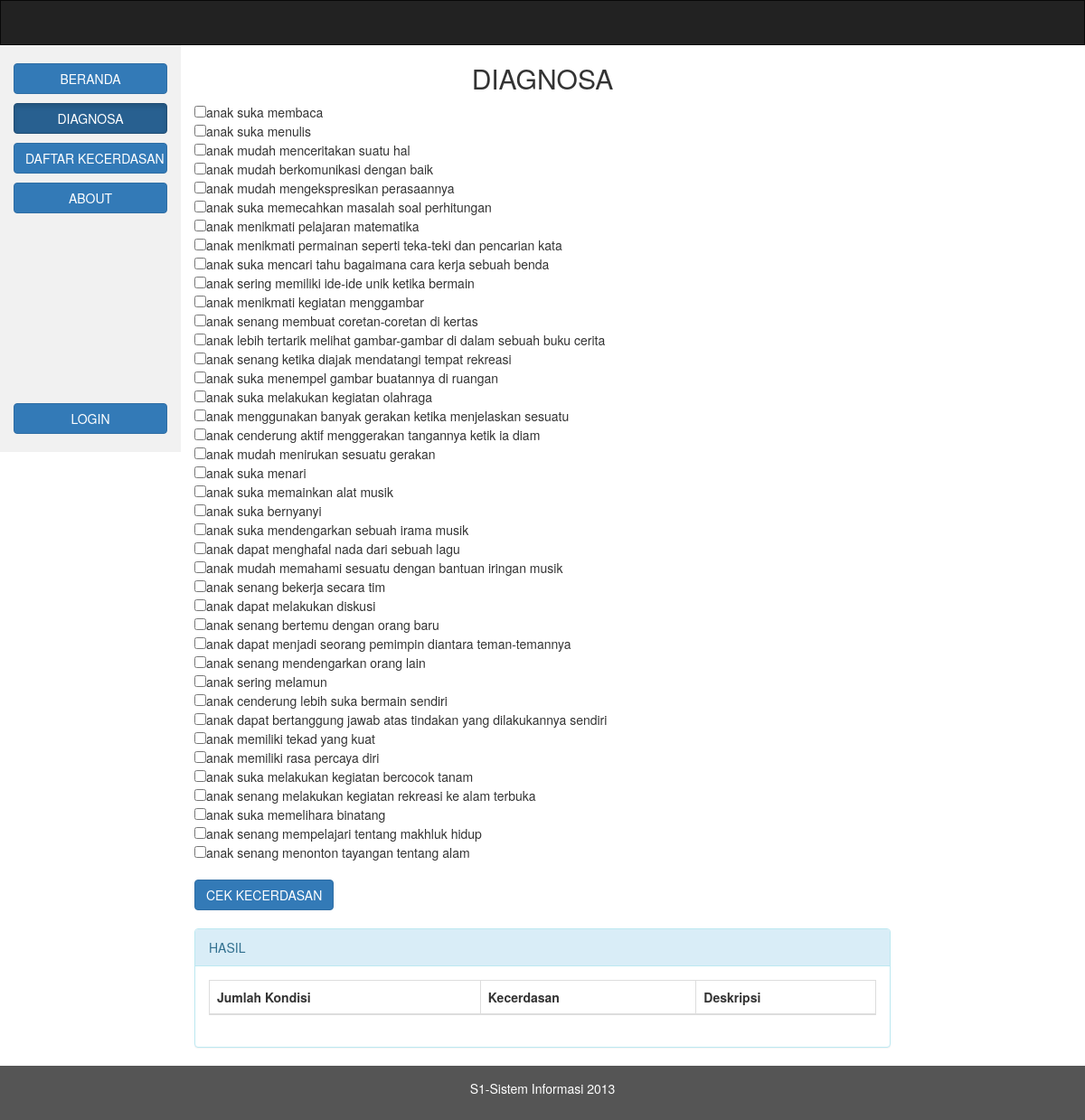
/diagnosa.php, run on the app's committed database.
### tables this page shows
CREATE TABLE `indikasi` (
  `inisialisasi` varchar(2) NOT NULL,
  `kondisi` text NOT NULL,
  `kecerdasan` text NOT NULL
);

### diagnosa.php (the view, shortened to what this page needs)
<?php
include('koneksi.php');
?>
<!DOCTYPE html>
<html lang="en">
<head>
</head>
<body>
<nav class="navbar navbar-inverse">
</nav>
<div class="container-fluid text-center">
  <div class="row content">
    <div class="col-sm-2 sidenav">
      <p><a href="index.php"><button type="button" class="btn btn-primary btn-block">BERANDA</button></a></p>
      <p><a href="diagnosa.php"><button type="button" class="btn btn-primary btn-block active">DIAGNOSA</button></a></p>
      <p><a href="daftarpenyakit.php"><button type="button" class="btn btn-primary btn-block">DAFTAR KECERDASAN</button></a></p>
      <p><a href="about.php"><button type="button" class="btn btn-primary btn-block">ABOUT</button></a></p>
        <br><br><br><br><br><br><br><br><br><br>
      <p><button type="button" class="btn btn-primary btn-block" id="myBtn">LOGIN</button></p>
    </div>
    <div class="col-sm-8 text-left">
      <center><h2>DIAGNOSA</h2></center>
      <form id="form2" name="form2" method="post" action="">
      <?php
         $tampil = "SELECT kondisi FROM indikasi";
          $query= mysqli_query($konek_db,$tampil);
            while($hasil=mysqli_fetch_array($query)){
                echo "<tr>
                <td>
                <input type='checkbox' value='".$hasil['kondisi']."' name='kondisi[]'/>"
                .$hasil['kondisi']."
                </td>
                </tr>"."<br>";
      			}
			?>
        <br>
        <button type="submit" name="submit" onclick="return checkDiagnosa()" class="btn btn-primary">CEK KECERDASAN</button>
        <br><br>
        <div class="panel panel-info">
          <div class="panel-heading">HASIL</div>
          <div class="panel-body">
            <div class="box-body table-responsive">
              <table id="example1" class="table table-bordered table-striped">
                <thead>
                  <tr>
                      <th>Jumlah Kondisi</th>
					            <th>Kecerdasan</th>
                      <th>Deskripsi</th>
                  </tr>
                </thead>
            </table>
            </div>
          </div>
        </div>
      </form>
    </div>
  </div>
</div>
<footer class="container-fluid text-center">
  <p>S1-Sistem Informasi 2013</p>
</footer>
</body>
</html>

### css/style.css (style rules this page uses)
.navbar { margin-bottom: 0; border-radius: 0; }
.row.content { height: 450px }
.sidenav { padding-top: 20px; background-color: #f1f1f1; height: 100%; }
footer { background-color: #555; color: white; padding: 15px; }

### data on the page
indikasi: kondisi "anak suka membaca"
indikasi: kondisi "anak suka menulis"
indikasi: kondisi "anak mudah menceritakan suatu hal"
indikasi: kondisi "anak mudah berkomunikasi dengan baik"
indikasi: kondisi "anak mudah mengekspresikan perasaannya"
indikasi: kondisi "anak suka memecahkan masalah soal perhitungan"
indikasi: kondisi "anak menikmati pelajaran matematika"
indikasi: kondisi "anak menikmati permainan seperti teka-teki dan pencarian kata"
indikasi: kondisi "anak suka mencari tahu bagaimana cara kerja sebuah benda"
indikasi: kondisi "anak sering memiliki ide-ide unik ketika bermain"
indikasi: kondisi "anak menikmati kegiatan menggambar"
indikasi: kondisi "anak senang membuat coretan-coretan di kertas"
indikasi: kondisi "anak lebih tertarik melihat gambar-gambar di dalam sebuah buku cerita"
indikasi: kondisi "anak senang ketika diajak mendatangi tempat rekreasi"
indikasi: kondisi "anak suka menempel gambar buatannya di ruangan"
indikasi: kondisi "anak suka melakukan kegiatan olahraga"
indikasi: kondisi "anak menggunakan banyak gerakan ketika menjelaskan sesuatu"
indikasi: kondisi "anak cenderung aktif menggerakan tangannya ketik ia diam"
indikasi: kondisi "anak mudah menirukan sesuatu gerakan"
indikasi: kondisi "anak suka menari"
indikasi: kondisi "anak suka memainkan alat musik"
indikasi: kondisi "anak suka bernyanyi"
indikasi: kondisi "anak suka mendengarkan sebuah irama musik"
indikasi: kondisi "anak dapat menghafal nada dari sebuah lagu"
indikasi: kondisi "anak mudah memahami sesuatu dengan bantuan iringan musik"
indikasi: kondisi "anak senang bekerja secara tim"
indikasi: kondisi "anak dapat melakukan diskusi"
indikasi: kondisi "anak senang bertemu dengan orang baru"
indikasi: kondisi "anak dapat menjadi seorang pemimpin diantara teman-temannya"
indikasi: kondisi "anak senang mendengarkan orang lain"
indikasi: kondisi "anak sering melamun"
indikasi: kondisi "anak cenderung lebih suka bermain sendiri"
indikasi: kondisi "anak dapat bertanggung jawab atas tindakan yang dilakukannya sendiri"
indikasi: kondisi "anak memiliki tekad yang kuat"
indikasi: kondisi "anak memiliki rasa percaya diri"
indikasi: kondisi "anak suka melakukan kegiatan bercocok tanam"
indikasi: kondisi "anak senang melakukan kegiatan rekreasi ke alam terbuka"
indikasi: kondisi "anak suka memelihara binatang"
indikasi: kondisi "anak senang mempelajari tentang makhluk hidup"
indikasi: kondisi "anak senang menonton tayangan tentang alam"
